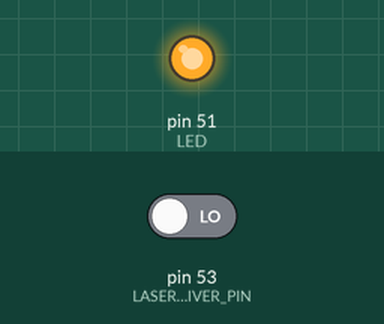
Simulated run of this sketch. Board: Arduino Mega 2560, built with avr-gcc and run on an emulated ATmega2560. Parts: output pins drawn as LEDs (lit = HIGH). The test bench sets the inputs (shaded band); at power-on: pin 53 (LASER_RECEIVER_PIN) LOW. What the sketch prints to the serial monitor is not drawn.

Above: at 1.2 s.
1.3 s: pin 53 (LASER_RECEIVER_PIN) driven HIGH
At 2.3 s:
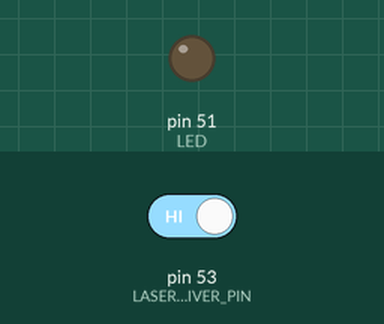
2.8 s: pin 53 (LASER_RECEIVER_PIN) driven LOW
At 3.4 s:
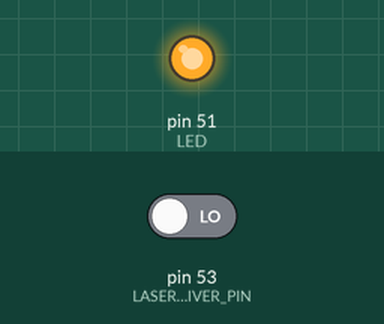
Timing chart, 0 to 5.8 s (numbered marks = the images above; inputs shaded):
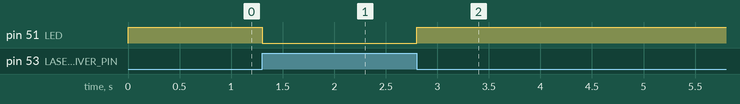

The sketch:

Test_code.ino
```cpp
//Full code
#include <Arduino.h>

#define LASER_RECEIVER_PIN 53
#define LED 51

void setup() {
  Serial.begin(9600);

  pinMode(LASER_RECEIVER_PIN, INPUT);
  pinMode(LED, OUTPUT);
}
void loop() {
  int laserValue = digitalRead(LASER_RECEIVER_PIN);
  Serial.print(laserValue);
  if (laserValue == HIGH) {
      digitalWrite(LED, LOW);
      Serial.print("1");
  }
  else{
    digitalWrite(LED, HIGH);
    Serial.print("0");
  }
}
```

Measured:
- after the input at 1.3 s, pin 51 (LED): HIGH → LOW at once
- after the input at 2.8 s, pin 51 (LED): LOW → HIGH at once
